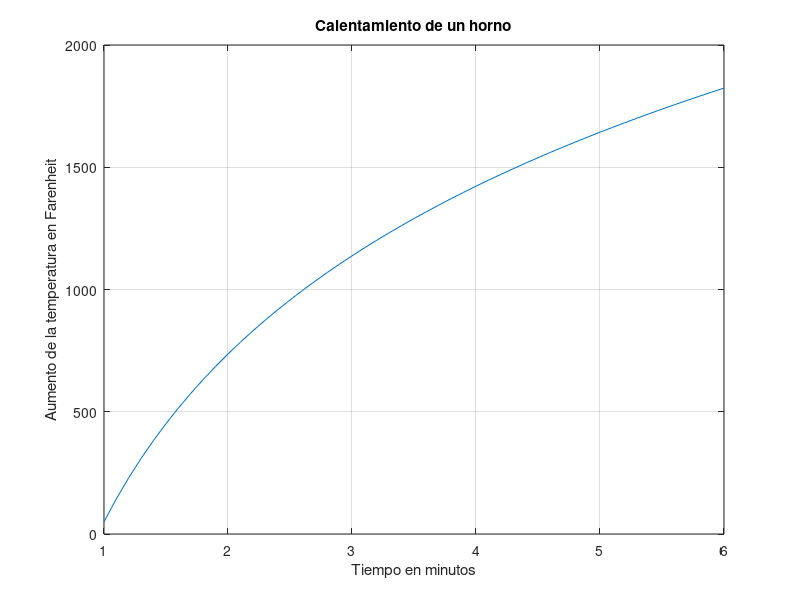

Source code (MATLAB):
%El tiempo de calentamiento de un horno industrial se rige por la 
%siguiente fórmula empírica:  para t =1:0.1:6  minutos, el rango de 
%temperatura expresado en grados centígrados es  TC=10+550*log(t)   
%Sabiendo que la fórmula de conversión de grados centígrados a grados 
%F es : F=((9/5)*C)+32 y siendo esta fórmula propiamente un escalar, 
%puede ser aplicada directamente a la conversión de un vector de 
%grados Centígrados a otro vector de grados Farenheit
t=[1:0.1:6]; %tiempo en minutos
TC=10+550*log(t);
F=((9/5)*TC)+32; 
plot(t,F)
grid on
title('Calentamiento de un horno');
xlabel('Tiempo en minutos');
ylabel('Aumento de la temperatura en Farenheit');